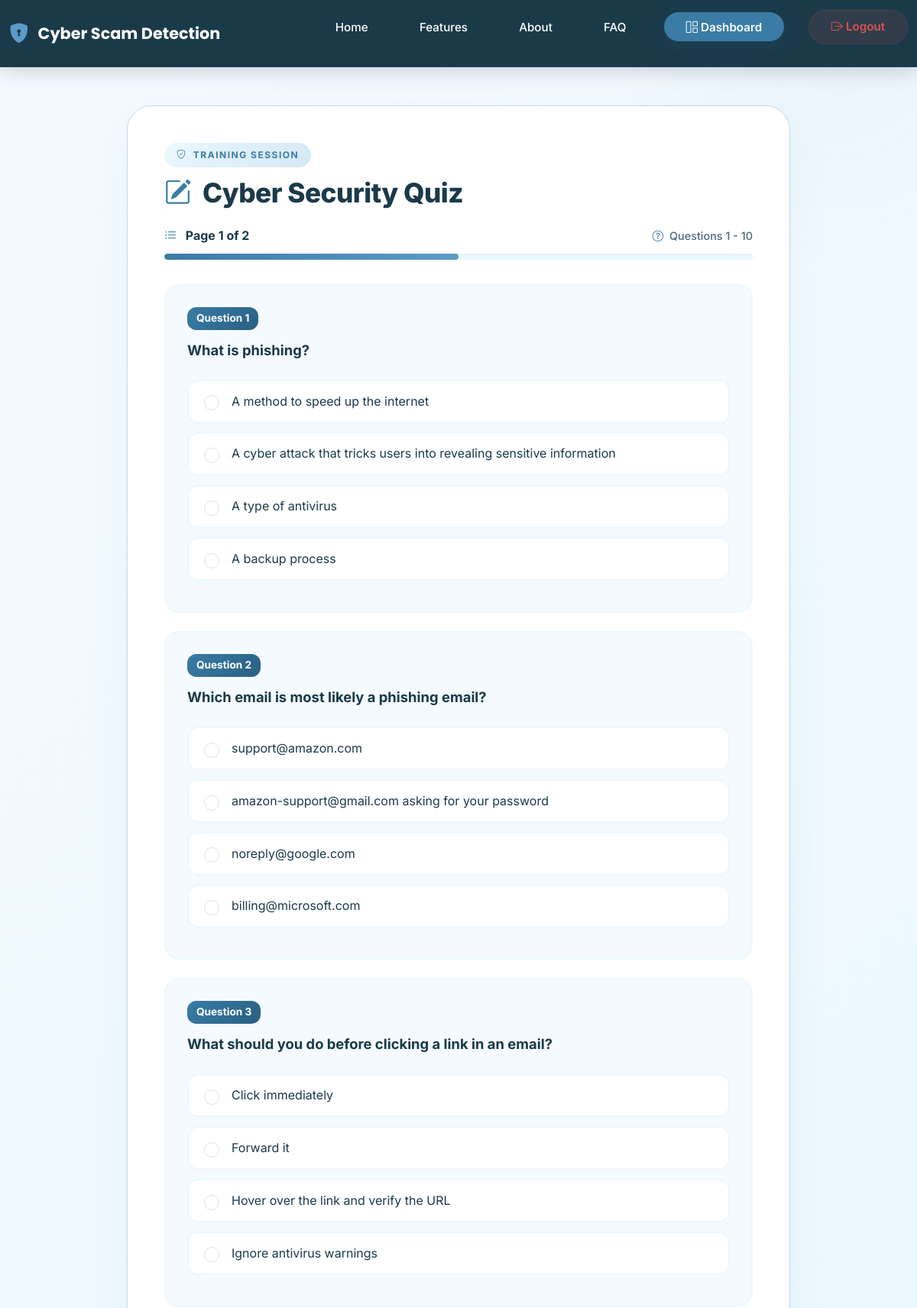
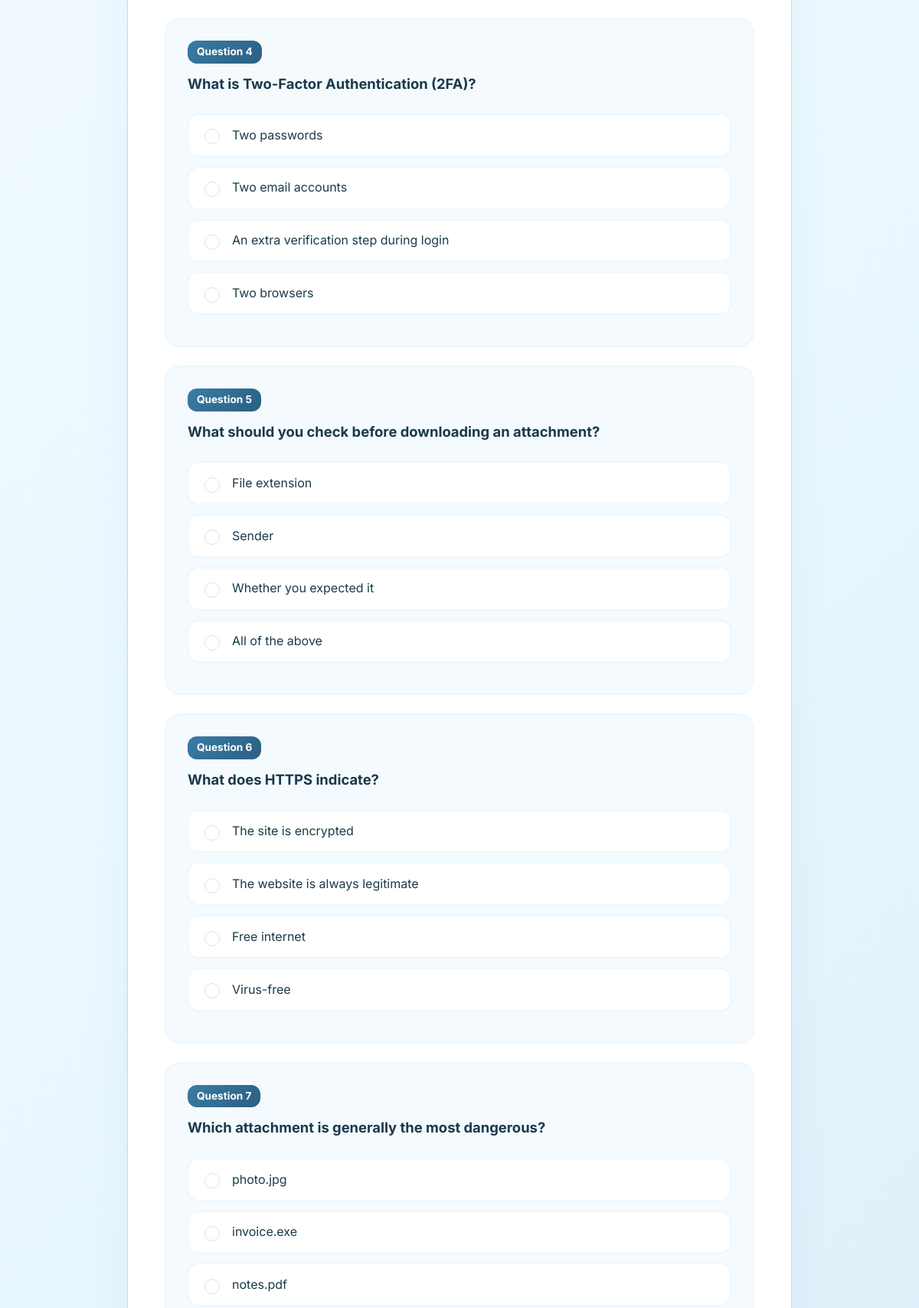
The app's page /quiz/attempt/ (signed in, upper part) with its own data (2 pictures, top to bottom).
### quiz/models.py (models this page shows, shortened)
class Question(models.Model):
    class CorrectOption(models.TextChoices):
        A = "A", "Option A"
        B = "B", "Option B"
        C = "C", "Option C"
        D = "D", "Option D"
    text = models.TextField()
    option_a = models.CharField(max_length=255)
    option_b = models.CharField(max_length=255)
    option_c = models.CharField(max_length=255)
    option_d = models.CharField(max_length=255)
    correct_option = models.CharField(
        max_length=1,
        choices=CorrectOption.choices,
    )
    explanation = models.TextField(blank=True)
    is_active = models.BooleanField(default=True)
    created_at = models.DateTimeField(auto_now_add=True)
    updated_at = models.DateTimeField(auto_now=True)
    class Meta:
        ordering = ["id"]

### quiz/views.py (the view)
@session_required("Please log in again to take the awareness quiz.")
def attempt_quiz(request, page=1):
    questions = get_questions(request)
    if not questions.exists():
        return render(
            request,
            "quiz/no_questions.html",
        )
    paginator = Paginator(
        questions,
        QUESTIONS_PER_PAGE,
    )
    page_obj = paginator.get_page(page)
    current_questions = page_obj.object_list
    if "quiz_answers" not in request.session:
        request.session["quiz_answers"] = {}
    answers = request.session["quiz_answers"]
    if request.method == "POST":
        form = QuizAttemptForm(
            request.POST,
            questions=current_questions,
            initial_answers=answers,
        )
        if form.is_valid():
            for question in current_questions:
                answers[str(question.pk)] = form.cleaned_data[
                    f"question_{question.pk}"
                ]
            request.session["quiz_answers"] = answers
            request.session.modified = True
            if "previous" in request.POST:
                return redirect(
                    "quiz:attempt_page",
                    page=page - 1,
                )
            if "next" in request.POST:
                return redirect(
                    "quiz:attempt_page",
                    page=page + 1,
                )
            if page_obj.has_next():
                return redirect(
                    "quiz:attempt_page",
                    page=page + 1,
                )
            retry_attempt_id = request.session.get("retry_attempt")
            parent_attempt = None
            is_retry = False
            if retry_attempt_id:
                parent_attempt = get_object_or_404(
                    QuizAttempt,
                    pk=retry_attempt_id,
                )
                is_retry = True
            attempt = QuizAttempt.objects.create(
                user=request.user,
                parent_attempt=parent_attempt,
                is_retry=is_retry,
                total_questions=questions.count(),
            )
            score = 0
            for question in questions:
                selected = answers.get(str(question.pk))
                if not selected:
                    continue
                is_correct = selected == question.correct_option
                if is_correct:
                    score += 1
                QuizAnswer.objects.create(
                    attempt=attempt,
                    question=question,
                    selected_option=selected,
                    is_correct=is_correct,
                )
            attempt.score = score
            if attempt.total_questions > 0:
                attempt.percentage = Decimal(
                    str(
                        round(
                            (score / attempt.total_questions) * 100,
                            2,
                        )
                    )
                )
            else:
                attempt.percentage = Decimal("0.00")
            attempt.save()
            request.session.pop("quiz_answers", None)
            request.session.pop("retry_attempt", None)
            return redirect(
                "quiz:result",
                attempt_id=attempt.pk,
            )
    else:
        form = QuizAttemptForm(
            questions=current_questions,
            initial_answers=answers,
        )
    progress = int(
        (page_obj.number / paginator.num_pages) * 100
    )
    return render(
        request,
        "quiz/attempt.html",
        {
            "form": form,
            "page_obj": page_obj,
            "current_page": page_obj.number,
            "total_pages": paginator.num_pages,
            "progress": progress,
        },
    )

### quiz/forms.py (shortened to what this page needs)
class QuizAttemptForm(forms.Form):
    def __init__(self, *args, questions=None, initial_answers=None, **kwargs):
        super().__init__(*args, **kwargs)
        self.questions = list(questions or [])
        initial_answers = initial_answers or {}
        for question in self.questions:
            field_name = f"question_{question.pk}"
            choices = [
                (Question.CorrectOption.A, question.option_a),
                (Question.CorrectOption.B, question.option_b),
                (Question.CorrectOption.C, question.option_c),
                (Question.CorrectOption.D, question.option_d),
            ]
            self.fields[field_name] = forms.ChoiceField(
                label=question.text,
                choices=choices,
                required=True,
                widget=forms.RadioSelect(
                    attrs={
                        "class": "form-check-input",
                    }
                ),
                initial=initial_answers.get(str(question.pk)),
            )

### quiz/views.py (called while the page is built)
def get_questions(request):
    retry_attempt = request.session.get("retry_attempt")
    if retry_attempt:
        attempt = get_object_or_404(
            QuizAttempt,
            pk=retry_attempt,
        )
        wrong_question_ids = (
            attempt.answers.filter(
                is_correct=False
            )
            .values_list(
                "question_id",
                flat=True,
            )
        )
        return Question.objects.filter(
            id__in=wrong_question_ids,
            is_active=True,
        ).order_by("id")
    return Question.objects.filter(
        is_active=True
    ).order_by("id")

### users/context_processors.py (called while the page is built)
def view_mode(request):
    is_view_mode = getattr(request, 'is_view_mode', False)
    return {
        'is_view_mode': is_view_mode,
        'remembered_user': getattr(request, 'remembered_user', None),
        'display_user': getattr(request, 'display_user', None) or getattr(request, 'user', None),
        'view_mode_message': VIEW_MODE_MESSAGE,
    }

### users/models.py (called while the page is built)
    @property
    def is_admin_role(self):
        return (
            self.role == self.Role.ADMIN
            or self.is_staff
            or self.is_superuser
        )

### users/remember.py (called while the page is built)
def cookie_name():
    return getattr(settings, 'REMEMBERED_DEVICE_COOKIE_NAME', 'csd_remembered_device')

def view_mode_enabled():
    return getattr(settings, 'VIEW_MODE_ENABLED', True)

### templates/quiz/attempt.html (shortened to what this page needs)
﻿{% extends 'base.html' %}
{% load static %}
{% block content %}
<div class="content-container">
    <section class="panel">
        <span class="section-kicker">
            <i class="bi bi-shield-check me-1"></i>
            Training Session
        </span>
        <h1 class="quiz-title">
            <i class="bi bi-pencil-square me-2"></i>
            Cyber Security Quiz
        </h1>
        <div class="progress-header">
            <h5>
                <i class="bi bi-list-ol me-2"></i>
                Page {{ current_page }} of {{ total_pages }}
            </h5>
            <span class="text-muted">
                <i class="bi bi-question-circle me-1"></i>
                Questions {{ page_obj.start_index }} - {{ page_obj.end_index }}
            </span>
        </div>
        <div class="progress-custom">
            <div class="progress-bar" role="progressbar" style="width: {{ progress }}%;">
            </div>
        </div>
        <form method="post" id="quizForm" novalidate>
            {% for field in form %}
            <div class="question-card" data-question="{{ forloop.counter }}">
                <div class="question-number">
                    Question {{ page_obj.start_index|add:forloop.counter0 }}
                </div>
                <div class="question-text">
                    {{ field.label }}
                </div>
                <div class="choices-container">
                    {% for choice in field %}
                    <label class="choice-option" for="{{ choice.id_for_label }}">
                        {{ choice.tag }}
                        <span class="choice-label">{{ choice.choice_label }}</span>
                    </label>
                    {% endfor %}
                </div>
            </div>
            {% endfor %}
        </form>
    </section>
</div>
{% endblock %}

### templates/base.html (shortened to what this page needs)
{% load static %}
{% load socialaccount %}
<!doctype html>
<html lang="en">
<head>
    <link href="https://cdn.jsdelivr.net/npm/bootstrap@5.3.3/dist/css/bootstrap.min.css" rel="stylesheet">
    <link href="https://cdn.jsdelivr.net/npm/bootstrap-icons@1.11.3/font/bootstrap-icons.css" rel="stylesheet">
    <link href="{% static 'css/modern.css' %}" rel="stylesheet">
</head>
<body>
    <nav class="modern-navbar" id="navbar">
        <div class="container-fluid">
            <div style="display: flex; justify-content: space-between; align-items: center; width: 100%;">
                <a class="navbar-brand" href="{% url 'home' %}">
                    <i class="bi bi-shield-lock-fill"></i>
                    Cyber Scam Detection
                </a>
                <ul class="navbar-menu">
                    <li><a href="{% url 'home' %}#home">Home</a></li>
                    <li><a href="{% url 'home' %}#features">Features</a></li>
                    <li><a href="{% url 'home' %}#about">About</a></li>
                    <li><a href="{% url 'home' %}#faq">FAQ</a></li>
                    {% block navbar_login %}
                        {% if request.user.is_authenticated %}
                            <li><a href="{% url 'dashboard:user_dashboard' %}" class="btn-login btn-login-alt">
                                <i class="bi bi-grid-1x2 me-1"></i>Dashboard
                            </a></li>
                            <li>
                                <form method="post" action="{% url 'users:logout' %}" style="display: inline;" id="logoutForm">
                                    <button type="button" class="btn-login btn-login-logout" id="logoutBtn">
                                        <i class="bi bi-box-arrow-right me-1"></i>Logout
                                    </button>
                                </form>
                            </li>
                        {% else %}
                            <li><button class="btn-login" id="showLoginModal">
                                <i class="bi bi-box-arrow-in-right me-1"></i>Login
                            </button></li>
                        {% endif %}
                    {% endblock navbar_login %}
                </ul>
            </div>
        </div>
    </nav>
    <main class="main-content">
        {% block content %}{% endblock %}
    </main>
</body>
</html>

### static/css/modern.css (style rules this page uses)
:root { --primary: #3A7CA5; --primary-light: #5B9BC7; --primary-dark: #2A5F82; --primary-bg: #EBF8FF; --secondary: #2A5F82; --secondary-light: #5B9BC7; --dark-bg: #EBF8FF; --dark-surface: #F5FAFF; --dark-surface-2: #D4E8F5; --accent: #D9534F; --success: #4CAF50; --warning: #F4B400; --light-text: #1A3A4A; --muted-text: #4A6A7A; --page-bg: #F5FAFF; --page-text: #1A3A4A; --page-muted: #4A6A7A; --border-color: rgba(58, 124, 165, 0.24); --surface: #FFFFFF; --surface-alt: #F5FAFF; --surface-border: rgba(58, 124, 165, 0.15); --card-shadow: 0 20px 60px rgba(58, 124, 165, 0.10); --card-shadow-lg: 0 40px 100px rgba(58, 124, 165, 0.15); --nav-bg: #1A3A4A; --nav-text: #FFFFFF; --hero-bg: linear-gradient(135deg, #F5FAFF 0%, #EBF8FF 50%, #D4E8F5 100%); --hero-text: #1A3A4A; --section-alt-bg: linear-gradient(135deg, #EBF8FF 0%, #D4E8F5 100%); --section-alt-text: #1A3A4A; --footer-bg: linear-gradient(135deg, #EBF8FF 0%, #D4E8F5 100%); --footer-text: #1A3A4A; }
* { margin: 0; padding: 0; box-sizing: border-box; }
html { scroll-behavior: smooth; }
body { font-family: 'Inter', system-ui, -apple-system, sans-serif; background: var(--page-bg); color: var(--page-text); line-height: 1.6; }
.modern-navbar { position: fixed; top: 0; width: 100%; z-index: 1000; background: #1A3A4A; backdrop-filter: blur(20px); -webkit-backdrop-filter: blur(20px); border-bottom: 1px solid rgba(91, 155, 199, 0.15); padding: 1rem 0; animation: slideDown 0.6s ease-out; }
.navbar-brand { font-size: 1.5rem; font-weight: 700; color: #FFFFFF !important; text-decoration: none; }
.navbar-menu { display: flex; gap: 2rem; align-items: center; list-style: none; }
.navbar-menu a { color: #FFFFFF !important; text-decoration: none; font-weight: 500; transition: all 0.3s ease; position: relative; }
.navbar-menu a::after { content: ''; position: absolute; bottom: -5px; left: 0; width: 0; height: 2px; background: #5B9BC7; transition: width 0.3s ease; }
.btn-login { background: transparent; color: #FFFFFF !important; border: 1.5px solid rgba(255, 255, 255, 0.3); }
.btn-login-alt { background: #3A7CA5; color: #FFFFFF !important; border: none; }
.btn-login-logout { color: #D9534F !important; border-color: #D9534F; background: transparent; }
.section-kicker { color: #3A7CA5; font-weight: 700; font-size: 0.85rem; text-transform: uppercase; letter-spacing: 1px; }

### records on screen
Question: label "What is phishing?", choice_label "A method to speed up the internet" "A cyber attack that tricks users into revealing sensitive information" "A type of antivirus" "A backup process"
Question: label "Which email is most likely a phishing email?", choice_label "support@amazon.com" "amazon-support@gmail.com asking for your password" "noreply@google.com" "billing@microsoft.com"
Question: label "What should you do before clicking a link in an email?", choice_label "Click immediately" "Forward it" "Hover over the link and verify the URL" "Ignore antivirus warnings"
Question: label "What is Two-Factor Authentication (2FA)?", choice_label "Two passwords" "Two email accounts" "An extra verification step during login" "Two browsers"
Question: label "What should you check before downloading an attachment?", choice_label "File extension" "Sender" "Whether you expected it" "All of the above"
Question: label "What does HTTPS indicate?", choice_label "The site is encrypted" "The website is always legitimate" "Free internet" "Virus-free"
Question: label "Which attachment is generally the most dangerous?", choice_label "photo.jpg" "invoice.exe" "notes.pdf"

### other values on screen
{{ current_page }} "1"
{{ total_pages }} "2"
{{ page_obj.start_index }} "1"
{{ page_obj.end_index }} "10"
{{ page_obj.start_index|add:forloop.counter0 }} "1" "2" "3" "4" "5" "6" "7"
